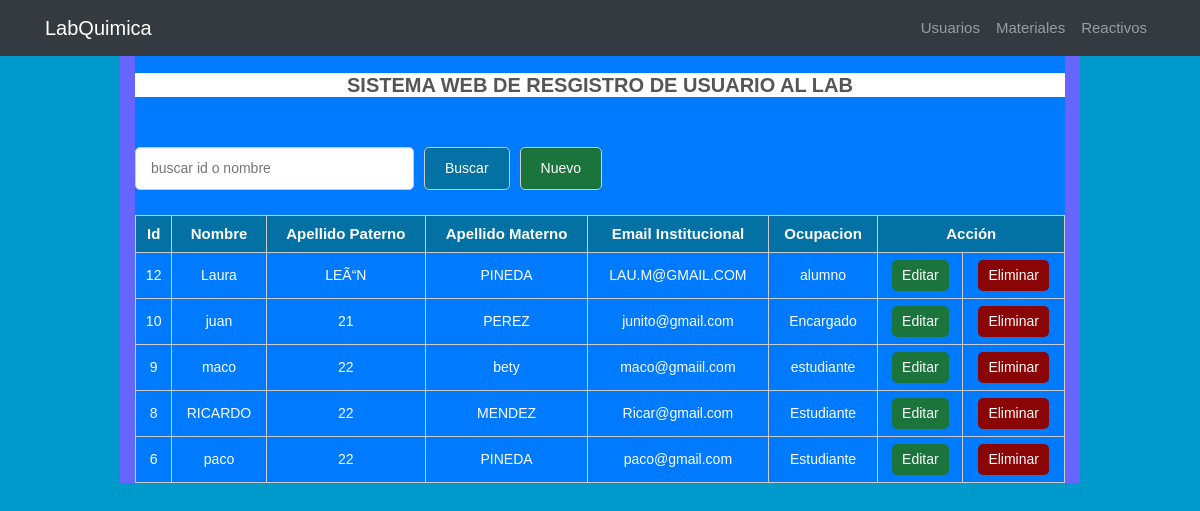
The page / on the database its author committed.
### tables this page shows
CREATE TABLE `persona` (
  `id` int(11) NOT NULL,
  `nombre` text NOT NULL,
  `apellidoP` text NOT NULL,
  `apellidoM` text NOT NULL,
  `email` text NOT NULL,
  `ocupacion` text NOT NULL
);

### index.php (the view, shortened to what this page needs)
<?php
	include_once 'conexion.php';
	$sentencia_select=$con->prepare('SELECT *FROM persona ORDER BY id DESC');
	$sentencia_select->execute();
	$resultado=$sentencia_select->fetchAll();
?>
<!DOCTYPE html>
<html lang="es">
<head>
    <link rel="stylesheet" href="css/bootstrap.min.css"></li>
	<link rel="stylesheet" href="css/estilo.css">
</head>
<body>
	<div class="contenedor">
		<div class="container">
        <div class= "panel panel-default">
            <div class="panel-heading text-center">
            <header class="bg-primary text-white">
            <nav class="navbar navbar-expand-lg navbar-dark bg-dark fixed-top" id="mainNav">
    <div class="container">
      <a class="navbar-brand js-scroll-trigger" href="#page-top">LabQuimica</a>
      <div class="collapse navbar-collapse" id="navbarResponsive">
        <ul class="navbar-nav ml-auto">
          <li class="nav-item">
            <a class="nav-link js-scroll-trigger" href="#Usuarios">Usuarios</a>
          </li>
          <li class="nav-item">
            <a class="nav-link js-scroll-trigger" href="#Materiales">Materiales</a>
          </li>
          <li class="nav-item">
            <a class="nav-link js-scroll-trigger" href="#Reactivos">Reactivos</a>
          </li>
        </ul>
      </div>
    </div>
  </nav>
		<h2>SISTEMA WEB DE RESGISTRO DE USUARIO AL LAB</h2>
		<div class="barra__buscador">
			<form action="" class="formulario" method="post">
				<input type="text" name="buscar" placeholder="buscar id o nombre"
				value="<?php if(isset($buscar_text)) echo $buscar_text; ?>" class="input__text">
				<input type="submit" class="btn" name="btn_buscar" value="Buscar">
				<a href="insert.php" class="btn btn__nuevo">Nuevo</a>
			</form>
		</div>
		<table>
			<tr class="head">
				<td>Id</td>
				<td>Nombre</td>
				<td>Apellido Paterno</td>
				<td>Apellido Materno</td>
				<td>Email Institucional</td>
				<td>Ocupacion</td>
      	<td colspan="2">Acción</td>
			</tr>
			<?php foreach($resultado as $fila):?>
				<tr >
					<td><?php echo $fila['id']; ?></td>
					<td><?php echo $fila['nombre']; ?></td>
					<td><?php echo $fila['apellidoP']; ?></td>
					<td><?php echo $fila['apellidoM']; ?></td>
					<td><?php echo $fila['email']; ?></td>
					<td><?php echo $fila['ocupacion']; ?></td>
					<td><a href="update.php?id=<?php echo $fila['id']; ?>"  class="btn__update" >Editar</a></td>
					<td><a href="delete.php?id=<?php echo $fila['id']; ?>" class="btn__delete">Eliminar</a></td>
				</tr>
			<?php endforeach ?>
		</table>
	</div>
</body>
</html>

### css/estilo.css (style rules this page uses)
* { padding: 0; margin: 0px; box-sizing: border-box; }
body { background-color: #0099CC; margin: 0; padding: 0; color: #FFFFFF; font-family: Arial, Helvetica, sans-serif; font-size: 15px; line-height: 1.5; text-align: center; background-repeat: repeat; }
a { text-decoration: none; }
.contenedor { width: 80%; max-width: 1000px; margin: 30px auto; overflow: hidden; color: #FFF; background-color: rgba(102,102,255,1); }
h2 { display: block; margin-top: 20px; margin-bottom: 20px; text-align: center; font-size: 20px; font-family: 'Arial', sans-serif; font-weight: bold; color: #555; background-color: rgba(255,255,255,1); }
.barra__buscador { width: 100%; margin-top: 50px; margin-bottom: 10px; }
.formulario { display: flex; width: 100%; overflow: hidden; }
form .input__text { width: 100%; border: 1px solid #ccc; border-radius: 5px; box-shadow: 0 1px 1px rgba(0, 0, 0, 0.075) inset; color: #848688; display: block; font-size: 14px; margin-bottom: 15px; padding: 10px 15px; max-width: 30%; margin-right: 10px; outline: medium none; background-image: url(imagenes/uno.jpg); }
form .btn { border: 1px solid #ccc; border-radius: 5px; box-shadow: 0 1px 1px rgba(0, 0, 0, 0.075) inset; color: #fff; display: block; font-size: 14px; background: rgb(3, 113, 163); margin-bottom: 15px; padding: 10px 20px; margin-right: 10px; outline: medium none; cursor: pointer; }
.btn__nuevo { float: right; background: #1b743c !important; }
table { width: 100%; border-collapse: collapse; background-image: url(imagenes/uno.jpg); }
table .head { background: rgb(3, 113, 163); }
table .head td { color: #fff; font-family: 'Arial',sans-serif; font-weight: bold; font-size: 15px; background-image: url(imagenes/uno.jpg); text-align: center; }
table tr td { border:1px solid #ccc; padding: 7px; font-size: 14px; color: #FFF; }
.btn__update { display: inline-block; font-size: 14px; background: #1b743c; color: #fff; border-radius: 5px; padding: 5px 10px; }
.btn__delete { display: inline-block; font-size: 14px; background: #8a0505; color: #fff; border-radius: 5px; padding: 5px 10px; }

### rows shown on the page
persona: id "12", nombre "Laura", apellidoP "LEÃ“N", apellidoM "PINEDA", email "LAU.M@GMAIL.COM", ocupacion "alumno"
persona: id "10", nombre "juan", apellidoP "21", apellidoM "PEREZ", email "junito@gmail.com", ocupacion "Encargado"
persona: id "9", nombre "maco", apellidoP "22", apellidoM "bety", email "maco@gmaiil.com", ocupacion "estudiante"
persona: id "8", nombre "RICARDO", apellidoP "22", apellidoM "MENDEZ", email "Ricar@gmail.com", ocupacion "Estudiante"
persona: id "6", nombre "paco", apellidoP "22", apellidoM "PINEDA", email "paco@gmail.com", ocupacion "Estudiante"
